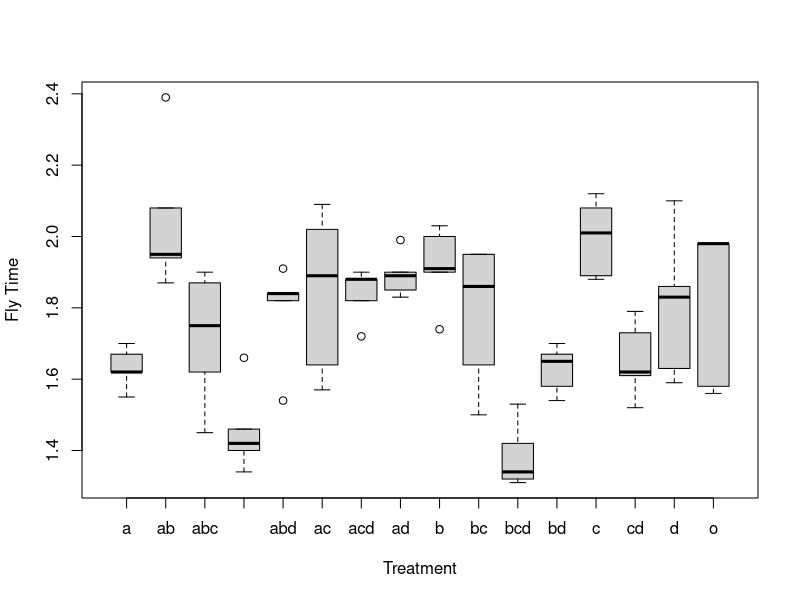
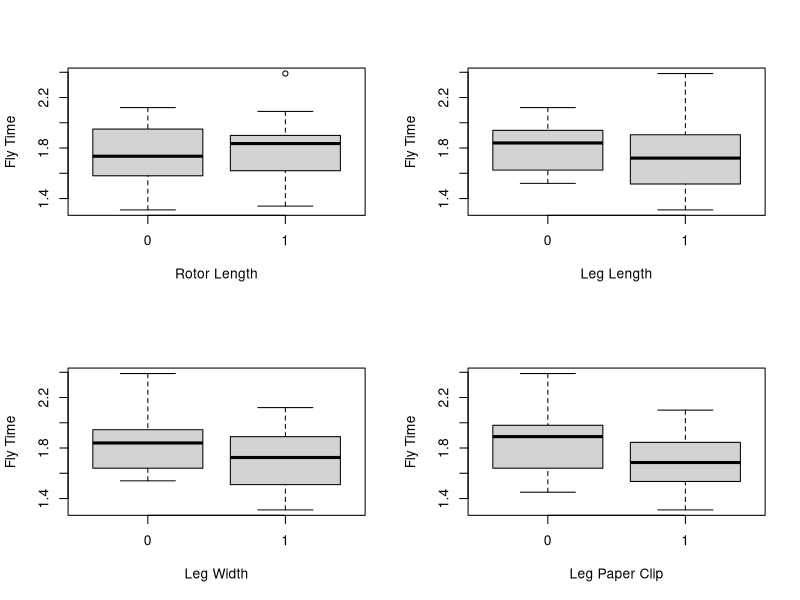
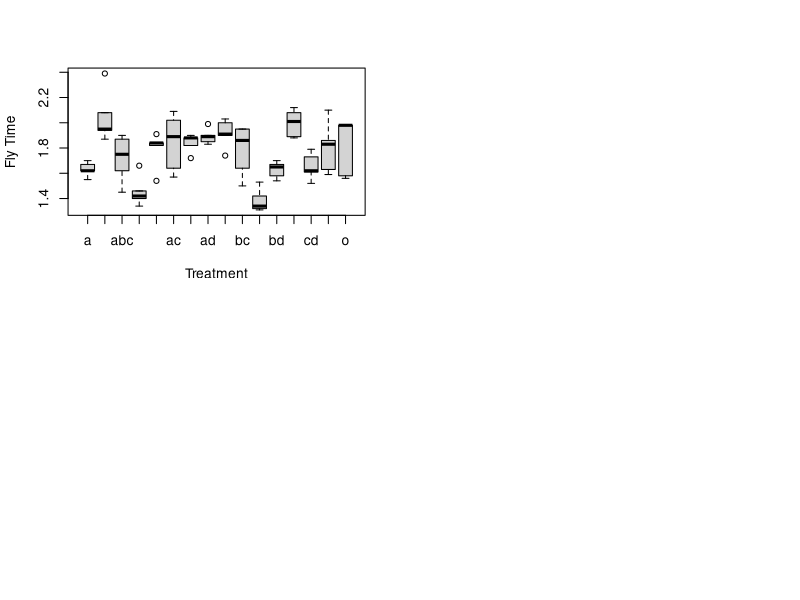
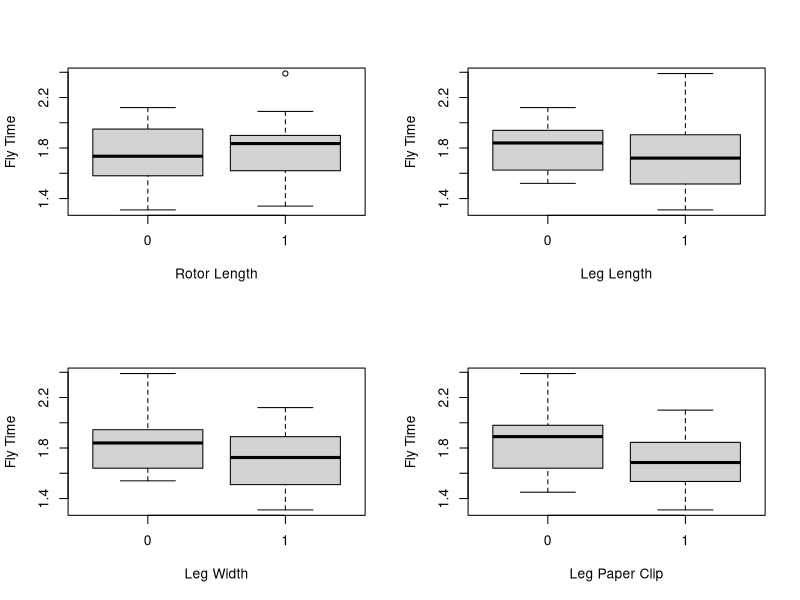
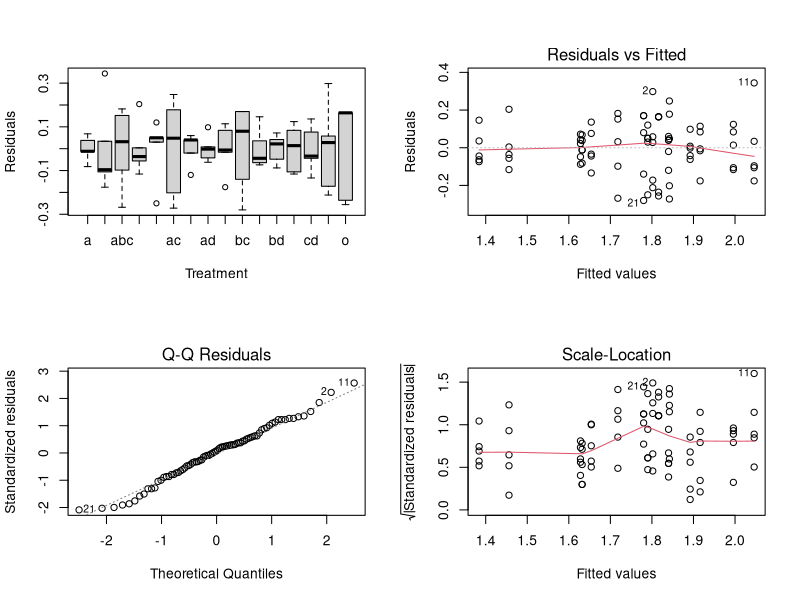
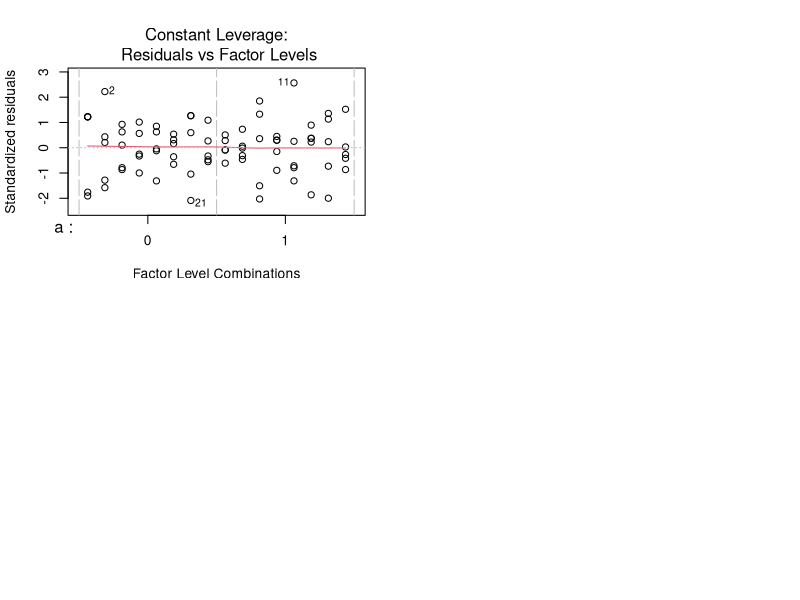

Write R code to recreate these figures, in order.
## ---- chunk 1
factors = data.frame(Factor = c("Rotor Length (a)", "Leg Length (b)", "Leg Width (c)", "Paper Clip (d)"),
                     Low = c("7.5cm", "7.5cm", "3.2cm", "No"),
                     High = c("8.5cm", "12.0cm", "5.0cm", "Yes"))
knitr::kable(factors, caption = "Paper Helicopter Factors")
## ---- chunk 2
heliData = read.csv("helidata.csv", header = TRUE)
heliData = heliData[,-1]
heliData$a = as.factor(heliData$a)
heliData$b = as.factor(heliData$b)
heliData$c = as.factor(heliData$c)
heliData$d = as.factor(heliData$d)
knitr::kable(heliData[1:5,], caption = "First 5 Rows of Collected Data")
## ---- chunk 3
#Exploratory Data Analysis
boxplot(heliData$time ~ heliData$treatments, xlab = "Treatment", ylab = "Fly Time")
par(mfrow=c(2,2))   
boxplot(heliData$time ~ heliData$a, xlab = "Rotor Length", ylab = "Fly Time")
boxplot(heliData$time ~ heliData$b, xlab = "Leg Length", ylab = "Fly Time")
boxplot(heliData$time ~ heliData$c, xlab = "Leg Width", ylab = "Fly Time")
boxplot(heliData$time ~ heliData$d, xlab = "Leg Paper Clip", ylab = "Fly Time")
## ---- chunk 4
#Regression
regHeli = lm(time ~ a*b*c*d, data = heliData)

#Print regression results
regfull = data.frame(confint(regHeli))
colnames(regfull)[1] = "2.5"
colnames(regfull)[2] = "97.5"
regfull$coefficients = regHeli$coefficients
regfull$pvalues = c("<2e-16",0.0568,0.2957,0.0622,0.8831,0.0224,0.8237,
                                    0.0216,0.0452,0.0452,0.0172,0.2462,0.2067,0.7290,
                                    0.2504,0.8937)
knitr::kable(data.frame(regfull),
             caption = "Full Factorial Regression Results")
## ---- chunk 5
#Randomize treatment assignments
# assignments = c(rep("o",5), rep("a",5), rep("b",5), rep("c",5), rep("d",5),
#                 rep("ab",5), rep("ac",5),rep("ad",5), rep("bc",5), rep("bd",5),
#                 rep("cd",5), rep("abc",5), rep("abd",5), rep("acd",5), 
#                 rep("bcd",5), rep("abcd",5))
# set.seed(322)
# assignments = sample(assignments)
# helidata = data.frame(treatments = assignments, 
#                       a = NA, b = NA, c = NA, d = NA, time = NA)
# write.csv(helidata, file = "helidata.csv")

#Collect data, enter manually, and read file again
heliData = read.csv("helidata.csv", header = TRUE)
#Convert treatments to factors
heliData$treatments = as.factor(heliData$treatments)
heliData$a = as.factor(heliData$a)
heliData$b = as.factor(heliData$b)
heliData$c = as.factor(heliData$c)
heliData$d = as.factor(heliData$d)

#Exploratory Data Analysis
boxplot(heliData$time ~ heliData$treatments, xlab = "Treatment", ylab = "Fly Time")
par(mfrow=c(2,2))   
boxplot(heliData$time ~ heliData$a, xlab = "Rotor Length", ylab = "Fly Time")
boxplot(heliData$time ~ heliData$b, xlab = "Leg Length", ylab = "Fly Time")
boxplot(heliData$time ~ heliData$c, xlab = "Leg Width", ylab = "Fly Time")
boxplot(heliData$time ~ heliData$d, xlab = "Leg Paper Clip", ylab = "Fly Time")

#Regression
regHeli = lm(time ~ a*b*c*d, data = heliData)
summary(regHeli)
confint(regHeli)

#Print regression results
knitr::kable(data.frame(estimates = regHeli$coefficients,
                        pvalues = c("<2e-16",0.0568,0.2957,0.0622,0.8831,0.0224,0.8237,
                                    0.0216,0.0452,0.0452,0.0172,0.2462,0.2067,0.7290,
                                    0.2504,0.8937)),
             caption = "Full Factorial Regression Results")

#nested F-test to find the most important main factor
regHeli2 = lm(time ~ b*c*d, data = heliData)
regHeli3 = lm(time ~ a*c*d, data = heliData)
regHeli4 = lm(time ~ a*b*c, data = heliData)

anova(regHeli, regHeli2)
#F = 2.1182, p-value = 0.04664
anova(regHeli, regHeli3)
#F = 7.0098, p-value = 1.332e-06
anova(regHeli, regHeli4)
#F = 7.7634, p-value = 3.224e-07

#try a smaller model with three-way and four-way interactions
smallHeli = lm(time ~ a*b + a*c + a*d + b*c + b*d + c*d, data = heliData)
summary(smallHeli)
#R-squared and adjusted R-squared both decreased
anova(regHeli, smallHeli)
#does not make a difference so we can keep the full model

#Residual Plot
boxplot(regHeli$residuals~heliData$treatments, xlab = "Treatment", ylab = "Residuals")
#Diagnostic Plots
plot(regHeli)
